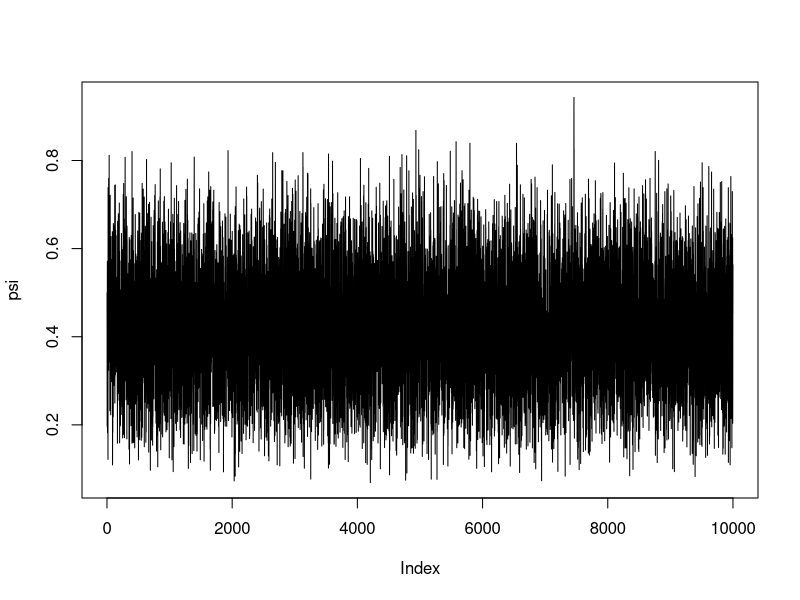
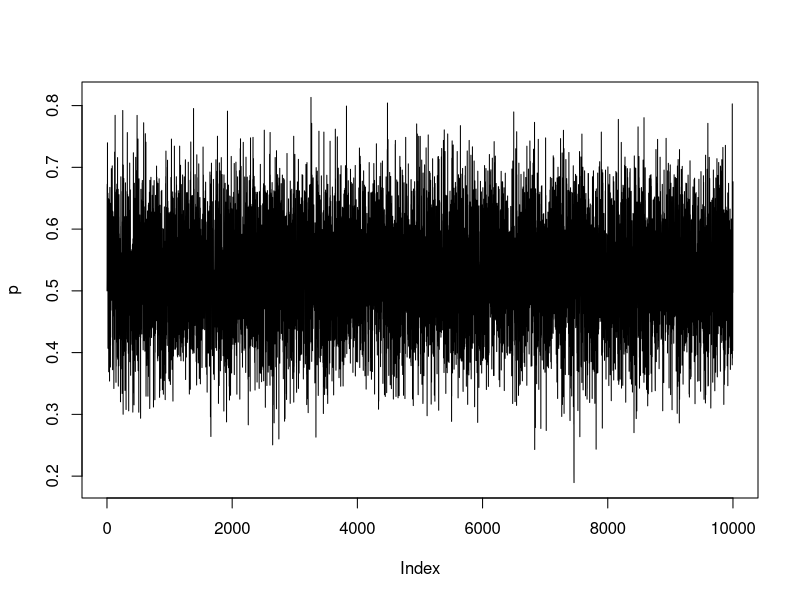
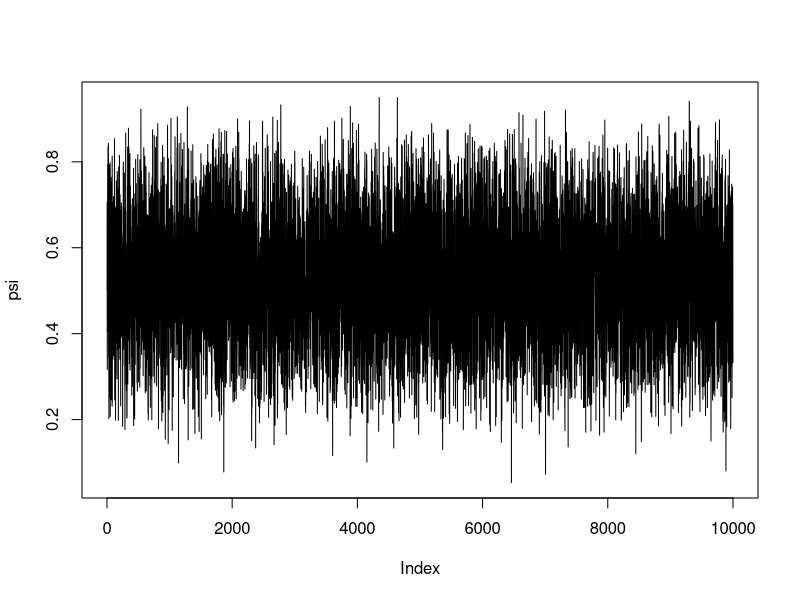
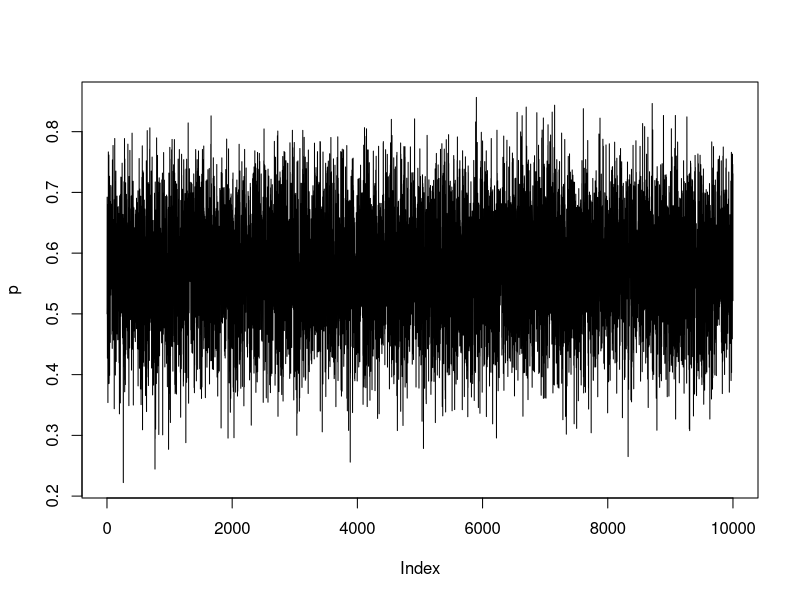

Write R code to recreate these figures, in order.
## ---- chunk 1
knitr::opts_chunk$set(echo = TRUE)
## ---- chunk 2
library(readxl)
USBR.login <- read_excel("USBR_2018_data_sample.xlsx", sheet = 1)
USBR.sampleprep <- read_excel("USBR_2018_data_sample.xlsx", sheet = 2)
USBR.microscopy <- read_excel("USBR_2018_data_sample.xlsx", sheet = 3)
USBR.PCR <- read_excel("USBR_2018_data_sample.xlsx", sheet = 4)

unique(USBR.sampleprep$`Water Name`) # number of lakes (sites) in the 2018 sample data
## ---- chunk 3
set.seed(1202020)
p <- 0.6 # constant detection probability... could change to depend on covariates
psi <- 0.6 # constant occupancy probability... could change to depend on covariates 
M <- 10 # number of sites
J <- 8 # constant number of samples per site... does not need to be constant

z <- rbinom(M, 1, psi) # site occupancy

y1 <- matrix(NA, nrow = M*J, ncol = 4)
y1[, 1] <- rep(1:M, each  = J) # column indicating site
y1[, 2] <- rep(1:J, M) # column indicating sample within site
y1[, 3] <- rep(z, each = J) # column indicating true site occupancy

# creates a column of 1's and 0's indicating whether the species was detected
for(i in 1:(M*J)){
    y1[i, 4] <- rbinom(1, 1 , p*y1[i, 3]) # if the site is not occupied the species cannot be detected
}

colnames(y1) <- c("Site", "Sample", "True Occupancy", "Detected")

library(car)
some(y1) # view 10 sample rows of the simulated data

# or

y2 <- rbinom(M, J, p*z) # total number of detections for the J samples within each of the M sites, y_i
## ---- chunk 4
y <- y2
M <- length(y)
J <- 8 # from above

nsim <- 10000

psi <- rep(NA, nsim)
p <- rep(NA, nsim)

psi[1] <- 0.5 # starting value for psi
p[1] <- 0.5 # starting value for p

for(k in 2:nsim){
  z <- rep(NA, M)
  for(i in 1:M){
    if(y[i] > 0){
      z[i] <- 1
      } else{
        prob <- (psi[k-1]*(1-p[k-1])^J)/(psi[k-1]*(1-p[k-1])^J + (1-psi[k-1]))
        z[i] <- rbinom(1, 1, prob)
      }
  }
  a_p <- 1 + sum(y*z)
  b_p <- 1 + J*sum(z) - sum(y*z)
  p[k] <- rbeta(1, a_p, b_p)
  
  a_psi <- 1 + sum(z)
  b_psi <- 1 + M - sum(z)
  psi[k] <- rbeta(1, a_psi, b_psi)
}

quantile(psi, c(0.025, 0.975))
mean(psi)
plot(psi, type = 'l')

quantile(p, c(0.025, 0.975))
mean(p)
plot(p, type = 'l')
## ---- chunk 5
set.seed(1222020)
p <- 0.6 # constant detection probability... could change to depend on covariates
psi <- 0.6 # constant occupancy probability... could change to depend on covariates 
M <- 10 # number of sites
J <- sample(1:10, M, replace = T) # number of times each of the sites were sampled

z <- rbinom(M, 1, psi) # site occupancy

y <- rep(NA, M)

for(i in 1:M){
  y[i] <- rbinom(1, J[i], p*z[i]) # total number of detections for the J samples within each of the M sites, y_i
}
## ---- chunk 6
y <- y
M <- length(y)
J <- J

nsim <- 10000

psi <- rep(NA, nsim)
p <- rep(NA, nsim)

psi[1] <- 0.5 # starting value for psi
p[1] <- 0.5 # starting value for p

for(k in 2:nsim){
  z <- rep(NA, M)
  for(i in 1:M){
    if(y[i] > 0){
      z[i] <- 1
      } else{
        prob <- (psi[k-1]*(1-p[k-1])^J[i])/(psi[k-1]*(1-p[k-1])^J[i] + (1-psi[k-1]))
        z[i] <- rbinom(1, 1, prob)
      }
  }
  a_p <- 1 + sum(y*z)
  b_p <- 1 + sum(J*z) - sum(y*z)
  p[k] <- rbeta(1, a_p, b_p)
  
  a_psi <- 1 + sum(z)
  b_psi <- 1 + M - sum(z)
  psi[k] <- rbeta(1, a_psi, b_psi)
}

quantile(psi, c(0.025, 0.975))
mean(psi)
plot(psi, type = 'l')

quantile(p, c(0.025, 0.975))
mean(p)
plot(p, type = 'l')
## ---- chunk 7
set.seed(1222020)
M <- 10 # number of sites
x <- runif(10, 0, 1)
p <- 0.6 - 0.5*x # constant detection probability... could change to depend on covariates
psi <- 0.6 + 0.3*x # constant occupancy probability... could change to depend on covariates 
J <- sample(1:10, M, replace = T) # number of times each of the sites were sampled

z <- rep(NA, M)
y <- rep(NA, M)

for(i in 1:M){
  z[i] <- rbinom(1, 1, psi[i]) #site occupancy
  y[i] <- rbinom(1, J[i], p*z[i]) # total number of detections for the J samples within each of the M sites, y_i
}
